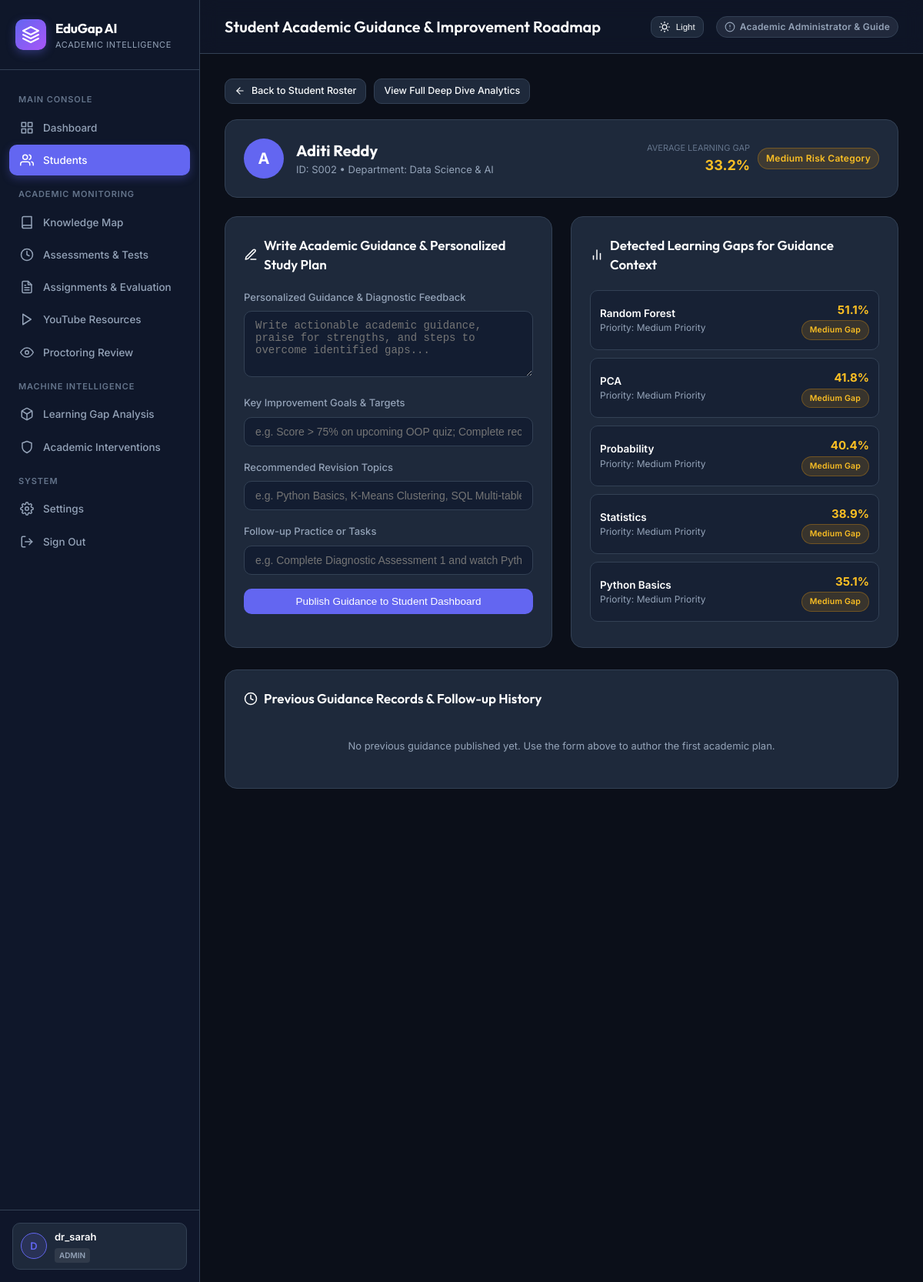
Page /student/guidance/S002 (signed in) on the committed database.
### tables this page shows
CREATE TABLE students (
    student_id TEXT PRIMARY KEY,
    average_quiz_score REAL,
    average_assignment_score REAL,
    average_learning_gap REAL,
    average_attendance REAL,
    overall_risk TEXT
, name TEXT, email TEXT, department TEXT DEFAULT 'Computer Science & Engineering', enrollment_date TEXT DEFAULT '2025-08-01');

CREATE TABLE learning_gaps (
    id INTEGER PRIMARY KEY AUTOINCREMENT,
    student_id TEXT,
    topic TEXT,
    learning_gap_score REAL,
    gap_category TEXT,
    priority TEXT
);

### app.py (the view)
@app.route("/student/guidance/<student_id>")
@login_required
def guide_student_view(student_id):
    if session.get("role") != "admin":
        flash("Access restricted to Academic Administrators.", "error")
        return redirect(url_for("dashboard"))
    connection = get_db_connection()
    student = connection.execute("SELECT * FROM students WHERE student_id = ?", (student_id,)).fetchone()
    if not student:
        connection.close()
        flash("Student record not found.", "error")
        return redirect(url_for("students_management"))
    gaps = connection.execute("""
        SELECT * FROM learning_gaps WHERE student_id = ? ORDER BY learning_gap_score DESC
    """, (student_id,)).fetchall()
    guidance_history = connection.execute("""
        SELECT * FROM student_guidance WHERE student_id = ? ORDER BY id DESC
    """, (student_id,)).fetchall()
    connection.close()
    return render_template("student_guidance.html", student=student, gaps=gaps, guidance_history=guidance_history)

### app.py (called while the page is built)
def get_db_connection():
    connection = sqlite3.connect(DATABASE)
    connection.row_factory = sqlite3.Row
    return connection

def login_required(f):
    @wraps(f)
    def decorated_function(*args, **kwargs):
        if "user_id" not in session:
            flash("Please authenticate to access the academic platform.", "info")
            return redirect(url_for("login"))
        return f(*args, **kwargs)
    return decorated_function

### templates/student_guidance.html (shortened to what this page needs)
{% extends "base.html" %}
{% block header_title %}Student Academic Guidance & Improvement Roadmap{% endblock %}
{% block content %}
<div style="margin-bottom: 20px; display: flex; gap: 10px;">
    <a href="{{ url_for('students_management') }}" class="btn btn-secondary btn-sm">
        <svg class="icon icon-sm" viewBox="0 0 24 24"><line x1="19" y1="12" x2="5" y2="12"/><polyline points="12 19 5 12 12 5"/></svg>
        <span>Back to Student Roster</span>
    </a>
    <a href="{{ url_for('student_details', student_id=student['student_id']) }}" class="btn btn-secondary btn-sm">
        <span>View Full Deep Dive Analytics</span>
    </a>
</div>
<div class="card" style="margin-bottom: 24px;">
    <div style="display: flex; justify-content: space-between; align-items: center; flex-wrap: wrap; gap: 16px;">
        <div style="display: flex; align-items: center; gap: 16px;">
            <div style="width: 52px; height: 52px; border-radius: 50%; background: var(--primary); display: flex; align-items: center; justify-content: center; font-size: 20px; font-weight: 700; color: #ffffff;">
                {{ (student['name'] if student['name'] else 'S')[0]|upper }}
            </div>
            <div>
                <h2 style="font-family: 'Outfit', sans-serif; font-size: 20px; color: #ffffff;">{{ student['name'] if student['name'] else "Student " ~ student['student_id'] }}</h2>
                <div style="color: var(--text-secondary); font-size: 13px;">
                    <span>ID: {{ student['student_id'] }}</span> &bull;
                    <span>Department: {{ student['department'] if student['department'] else 'Computer Science' }}</span>
                </div>
            </div>
        </div>
        <div style="display: flex; gap: 10px; align-items: center;">
            <div style="text-align: right;">
                <div style="font-size: 11px; color: var(--text-muted); text-transform: uppercase;">Average Learning Gap</div>
                <div style="font-size: 18px; font-weight: 700; color: {% if student['average_learning_gap'] >= 60 %}#f87171{% elif student['average_learning_gap'] >= 30 %}#fbbf24{% else %}#34d399{% endif %};">
                    {{ "%.1f"|format(student['average_learning_gap']) }}%
                </div>
            </div>
            {% if student['overall_risk'] == 'High Risk' %}
                <span class="badge badge-high">High Risk Category</span>
            {% elif student['overall_risk'] == 'Medium Risk' %}
                <span class="badge badge-medium">Medium Risk Category</span>
            {% else %}
                <span class="badge badge-low">Low Risk Category</span>
            {% endif %}
        </div>
    </div>
</div>
<div class="guidance-grid">
    <div class="card">
        <div class="card-header">
            <h3>
                <svg class="icon" viewBox="0 0 24 24"><path d="M12 20h9"/><path d="M16.5 3.5a2.121 2.121 0 0 1 3 3L7 19l-4 1 1-4L16.5 3.5z"/></svg>
                <span>Write Academic Guidance & Personalized Study Plan</span>
            </h3>
        </div>
        <form method="POST" action="{{ url_for('save_student_guidance', student_id=student['student_id']) }}">
            <div class="form-group">
                <label class="form-label">Personalized Guidance & Diagnostic Feedback</label>
                <textarea name="guidance_text" rows="4" class="form-control" required placeholder="Write actionable academic guidance, praise for strengths, and steps to overcome identified gaps..."></textarea>
            </div>
            <div class="form-group">
                <label class="form-label">Key Improvement Goals & Targets</label>
                <input type="text" name="improvement_goals" class="form-control" placeholder="e.g. Score > 75% on upcoming OOP quiz; Complete recursion exercises">
            </div>
            <div class="form-group">
                <label class="form-label">Recommended Revision Topics</label>
                <input type="text" name="recommended_topics" class="form-control" placeholder="e.g. Python Basics, K-Means Clustering, SQL Multi-table Joins">
            </div>
            <div class="form-group">
                <label class="form-label">Follow-up Practice or Tasks</label>
                <input type="text" name="practice_assignments" class="form-control" placeholder="e.g. Complete Diagnostic Assessment 1 and watch Python OOP crash course">
            </div>
            <button type="submit" class="btn btn-primary" style="width: 100%;">
                <span>Publish Guidance to Student Dashboard</span>
            </button>
        </form>
    </div>
    <div class="card">
        <div class="card-header">
            <h3>
                <svg class="icon" viewBox="0 0 24 24"><line x1="18" y1="20" x2="18" y2="10"/><line x1="12" y1="20" x2="12" y2="4"/><line x1="6" y1="20" x2="6" y2="14"/></svg>
                <span>Detected Learning Gaps for Guidance Context</span>
            </h3>
        </div>
        <div style="display: flex; flex-direction: column; gap: 10px; max-height: 440px; overflow-y: auto;">
            {% for g in gaps %}
            <div style="background: rgba(19, 29, 49, 0.6); border: 1px solid var(--border-color); border-radius: var(--radius-md); padding: 12px; display: flex; justify-content: space-between; align-items: center;">
                <div>
                    <div style="font-weight: 600; color: #ffffff; font-size: 13.5px;">{{ g['topic'] }}</div>
                    <div style="font-size: 12px; color: var(--text-secondary);">Priority: {{ g['priority'] }}</div>
                </div>
                <div style="text-align: right;">
                    <span style="font-weight: 700; color: {% if g['learning_gap_score'] >= 60 %}#f87171{% elif g['learning_gap_score'] >= 30 %}#fbbf24{% else %}#34d399{% endif %}; font-size: 15px;">
                        {{ "%.1f"|format(g['learning_gap_score']) }}%
                    </span>
                    <div>
                        <span class="badge {% if g['learning_gap_score'] >= 60 %}badge-high{% elif g['learning_gap_score'] >= 30 %}badge-medium{% else %}badge-low{% endif %}" style="font-size: 10.5px;">
                            {{ g['gap_category'] }}
                        </span>
                    </div>
                </div>
            </div>
            {% else %}
            <p style="color: var(--text-secondary); font-size: 13px;">No topic gaps logged for this student.</p>
            {% endfor %}
        </div>
    </div>
</div>
<div class="card">
    <div class="card-header">
        <h3>
            <svg class="icon" viewBox="0 0 24 24"><circle cx="12" cy="12" r="10"/><polyline points="12 6 12 12 16 14"/></svg>
            <span>Previous Guidance Records & Follow-up History</span>
        </h3>
    </div>
    {% for rec in guidance_history %}
    <div class="history-card">
        <div style="display: flex; justify-content: space-between; align-items: center; margin-bottom: 8px;">
            <span style="font-weight: 600; color: var(--primary);">Admin Guidance &bull; {{ rec['admin_name'] }}</span>
            <span style="font-size: 12px; color: var(--text-secondary);">{{ rec['created_at'] }}</span>
        </div>
        <p style="font-size: 13.5px; color: #ffffff; line-height: 1.5; margin-bottom: 8px;">{{ rec['guidance_text'] }}</p>
        <div style="display: flex; gap: 16px; flex-wrap: wrap; font-size: 12px; color: var(--text-secondary);">
            {% if rec['improvement_goals'] %}
            <div><strong style="color: #fbbf24;">Goals:</strong> {{ rec['improvement_goals'] }}</div>
            {% endif %}
            {% if rec['recommended_topics'] %}
            <div><strong style="color: #38bdf8;">Topics:</strong> {{ rec['recommended_topics'] }}</div>
            {% endif %}
            {% if rec['practice_assignments'] %}
            <div><strong style="color: #34d399;">Tasks:</strong> {{ rec['practice_assignments'] }}</div>
            {% endif %}
        </div>
    </div>
    {% else %}
    <p style="color: var(--text-secondary); font-size: 13px; text-align: center; padding: 20px;">No previous guidance published yet. Use the form above to author the first academic plan.</p>
    {% endfor %}
</div>
{% endblock %}

### templates/base.html (style rules this page uses)
:root { --bg-body: #0b0f19; --bg-sidebar: #0f172a; --bg-card: #1e293b; --bg-card-hover: #263349; --border-color: #334155; --text-primary: #f8fafc; --text-secondary: #94a3b8; --text-muted: #64748b; --primary: #6366f1; --primary-hover: #4f46e5; --primary-light: rgba(99, 102, 241, 0.15); --success: #10b981; --success-light: rgba(16, 185, 129, 0.15); --warning: #f59e0b; --warning-light: rgba(245, 158, 11, 0.15); --danger: #ef4444; --danger-light: rgba(239, 68, 68, 0.15); --info: #0ea5e9; --info-light: rgba(14, 165, 233, 0.15); --radius-sm: 6px; --radius-md: 10px; --radius-lg: 16px; --transition: all 0.2s cubic-bezier(0.4, 0, 0.2, 1); }
* { box-sizing: border-box; margin: 0; padding: 0; }
body { font-family: 'Inter', system-ui, -apple-system, sans-serif; background-color: var(--bg-body); color: var(--text-primary); line-height: 1.5; min-height: 100vh; display: flex; }
.icon { display: inline-flex; align-items: center; justify-content: center; width: 18px; height: 18px; stroke-width: 2; stroke: currentColor; fill: none; stroke-linecap: round; stroke-linejoin: round; flex-shrink: 0; }
.icon-sm { width: 14px; height: 14px; }
.btn { display: inline-flex; align-items: center; justify-content: center; gap: 8px; padding: 8px 16px; font-size: 13.5px; font-weight: 500; border-radius: var(--radius-md); text-decoration: none; cursor: pointer; border: 1px solid transparent; transition: var(--transition); }
.btn-primary { background-color: var(--primary); color: #ffffff; }
.btn-secondary { background-color: var(--bg-card); border-color: var(--border-color); color: var(--text-primary); }
.btn-sm { padding: 6px 12px; font-size: 12.5px; }
.card { background: var(--bg-card); border: 1px solid var(--border-color); border-radius: var(--radius-lg); padding: 24px; transition: var(--transition); }
.card-header { display: flex; align-items: center; justify-content: space-between; margin-bottom: 20px; }
.card-header h3 { font-family: 'Outfit', sans-serif; font-size: 17px; font-weight: 600; color: #ffffff; display: flex; align-items: center; gap: 8px; }
.badge { display: inline-flex; align-items: center; gap: 6px; padding: 4px 10px; border-radius: 9999px; font-size: 12px; font-weight: 600; letter-spacing: 0.02em; }
.badge-medium { background: var(--warning-light); color: #fbbf24; border: 1px solid rgba(245, 158, 11, 0.3); }
.form-group { margin-bottom: 18px; }
.form-label { display: block; font-size: 13px; font-weight: 500; color: var(--text-secondary); margin-bottom: 8px; }
.form-control { width: 100%; background: #131d31; border: 1px solid var(--border-color); border-radius: var(--radius-md); padding: 10px 14px; color: #ffffff; font-size: 14px; outline: none; transition: var(--transition); }

### templates/student_guidance.html (style rules this page uses)
.guidance-grid { display: grid; grid-template-columns: 1fr 1fr; gap: 24px; margin-bottom: 28px; }

### rows in the picture
students: name "A", name "Aditi Reddy", student_id "S002", department "Data Science & AI", average_learning_gap "33.2"
learning_gaps: topic "Random Forest", priority "Medium Priority", learning_gap_score "51.1", gap_category "Medium Gap"
learning_gaps: topic "PCA", priority "Medium Priority", learning_gap_score "41.8", gap_category "Medium Gap"
learning_gaps: topic "Probability", priority "Medium Priority", learning_gap_score "40.4", gap_category "Medium Gap"
learning_gaps: topic "Statistics", priority "Medium Priority", learning_gap_score "38.9", gap_category "Medium Gap"
learning_gaps: topic "Python Basics", priority "Medium Priority", learning_gap_score "35.1", gap_category "Medium Gap"

### other values in the picture
{{ session.get("username", "U")[0]|upper }} "D"
{{ session.get("username", "User") }} "dr_sarah"
{{ session.get("role", "student") }} "ADMIN"
